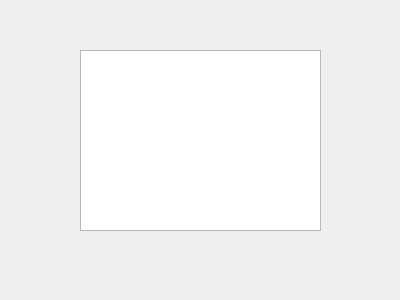
<?xml version="1.0" encoding="UTF-8"?>
<ui version="4.0">
 <class>bills_output</class>
 <widget class="QDialog" name="bills_output">
  <property name="geometry">
   <rect>
    <x>0</x>
    <y>0</y>
    <width>400</width>
    <height>300</height>
   </rect>
  </property>
  <property name="windowTitle">
   <string>bills_output</string>
  </property>
  <widget class="QPlainTextEdit" name="plainTextEdit">
   <property name="geometry">
    <rect>
     <x>80</x>
     <y>50</y>
     <width>241</width>
     <height>181</height>
    </rect>
   </property>
  </widget>
 </widget>
 <resources/>
 <connections/>
</ui>
